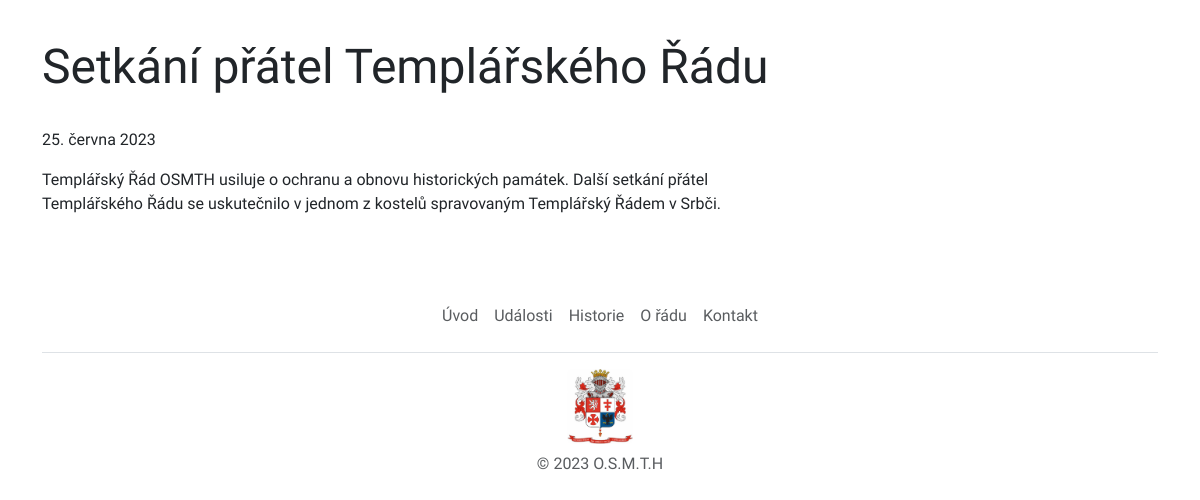
Before: /blog/2-setkani-pratel-radu (lower part) with the older database file.
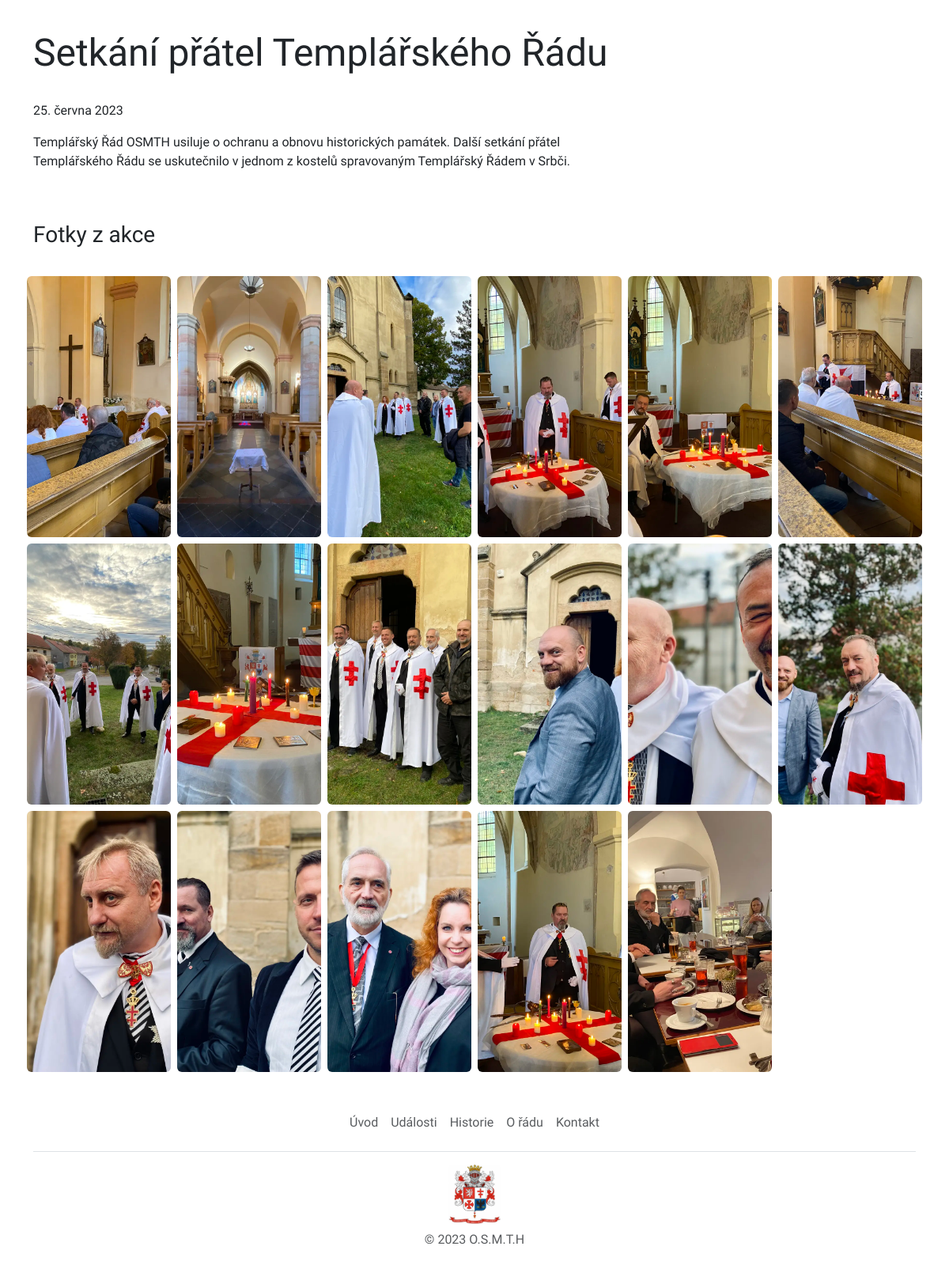
After: the same page with the newer database file.
### web/models.py (models this page shows, shortened)
class ArticleImage(models.Model):
    article = models.ForeignKey(Article, on_delete=models.CASCADE, null=True, blank=True)
    name = models.CharField(max_length=255,null=True,blank=True)
    image = ResizedImageField(force_format='WEBP',quality=75,null=True, blank=True, upload_to="gallery/")

### web/views.py (the view)
# urls.py: path('blog/<slug:slug>', views.blog_detail_page, name="blog_detail"),
def blog_detail_page(request,slug):
    article = get_object_or_404(Article, slug=slug)
    photos = ArticleImage.objects.filter(article=article)
    articles = Article.objects.filter(~Q(slug=slug),status="published")[0:3]
    context = {"article":article,
               "photos":photos,
               "articles":articles,
                 }
    return render(request, "blog_detail.html",context)

### templates/blog_detail.html (shortened to what this page needs)
{% extends 'base.html' %}
{% load static %}
{% block content %}
<div class="container py-4 mt-5 ">
    <div class="row">
        <div class="col-lg-8">
            <h1 class="display-5 callout  py-4 " >{{article.title}}</h1>
            <p>{{article.pub_date}}</p>
            <p>{{article.content}}</p>
        </div>
        <div class="col-lg-4">
        </div>
    </div>
</div>
{% if photos %}
<section>
  <div class="container">
    <h3 class="callout py-4">Fotky z akce</h3>
  <div class="row">
    {% for p in photos %}
  <div class="col-sm-6 col-md-2 col-lg-2 p-1">
    <div src="" onclick="openModal();currentSlide({{ forloop.counter }})" class="hover-shadow zoom rounded" style="width: 100%; height: 330px;  background-color: white;
    background: url({{ p.image.url }}) center center;
    background-size: cover;"></div>
  </div>
  {% endfor %}
  </section>
{% endif %}
{% endblock content %}

Changed rows visible on the page:
added ArticleImage: image (picture)
added ArticleImage: image (picture)
added ArticleImage: image (picture)
added ArticleImage: image (picture)
added ArticleImage: image (picture)
added ArticleImage: image (picture)
added ArticleImage: image (picture)
added ArticleImage: image (picture)
added ArticleImage: image (picture)
added ArticleImage: image (picture)
added ArticleImage: image (picture)
added ArticleImage: image (picture)
added ArticleImage: image (picture)
added ArticleImage: image (picture)
added ArticleImage: image (picture)
added ArticleImage: image (picture)
added ArticleImage: image (picture)
Other visible differences:
text now shown: "Fotky z akce"
